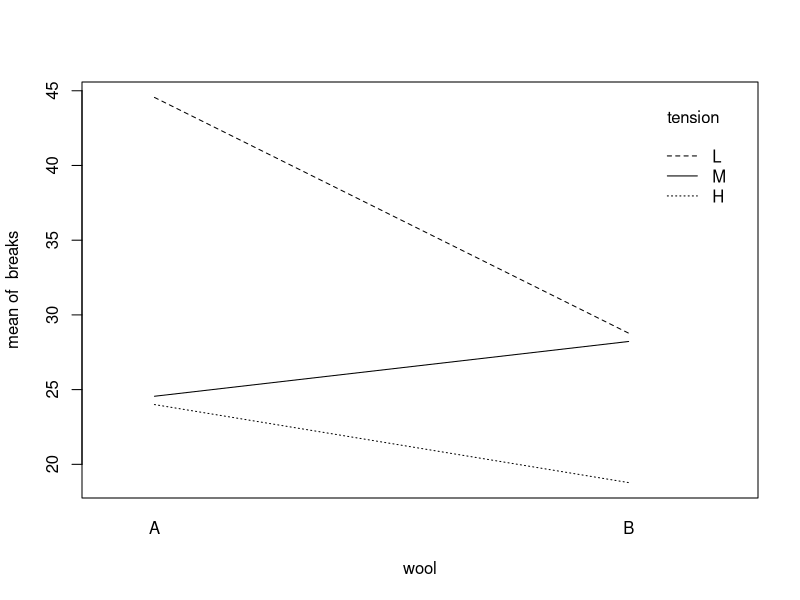
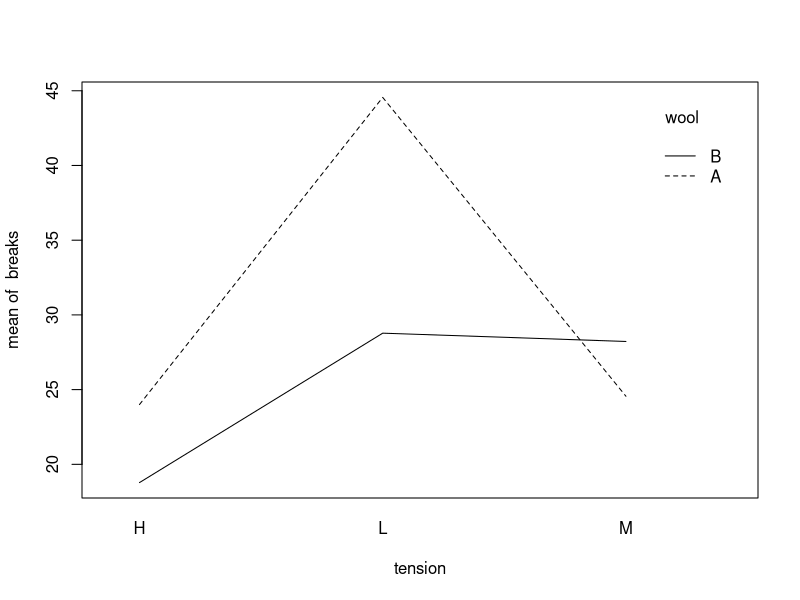
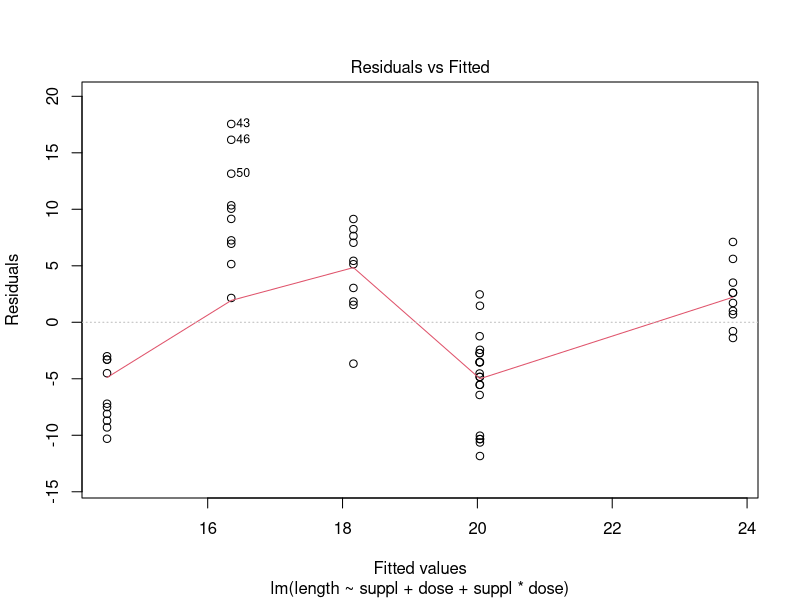
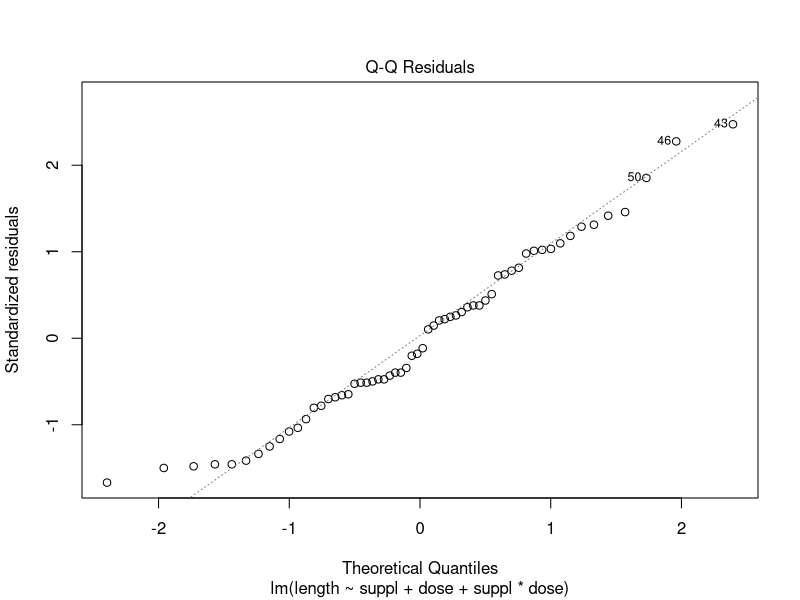
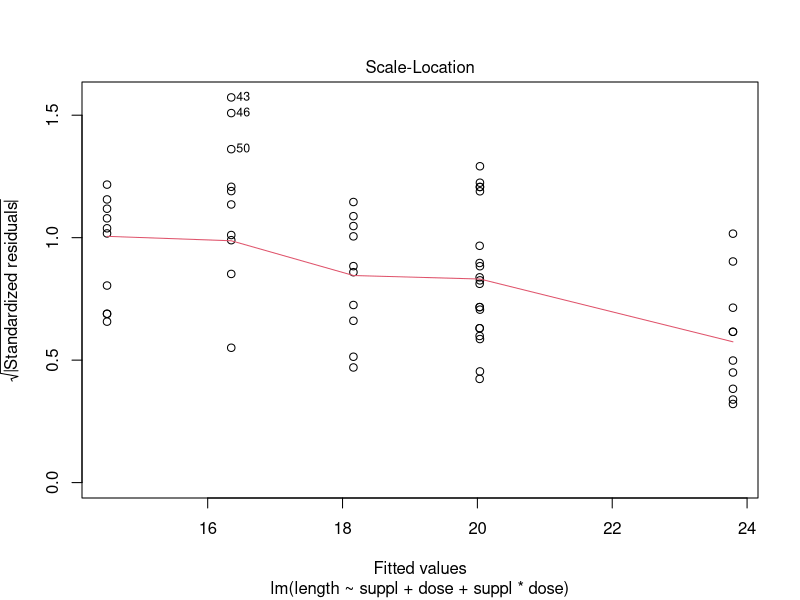
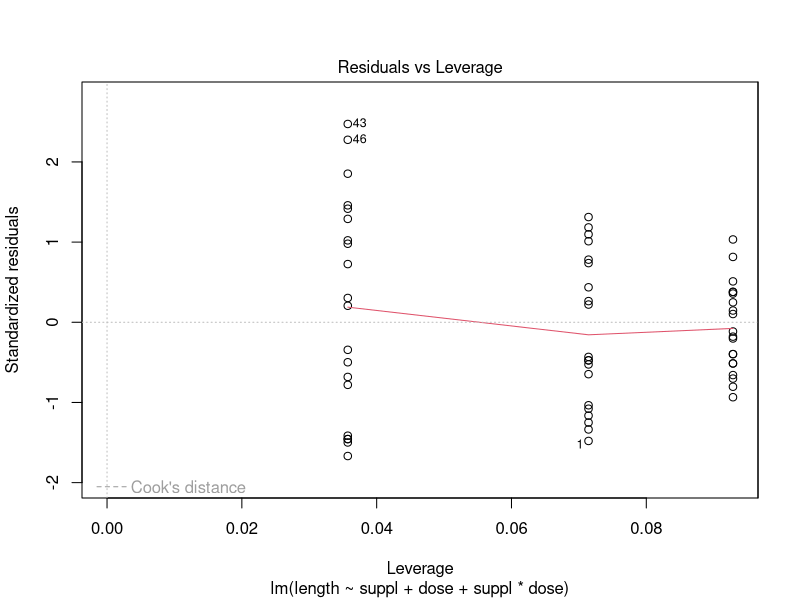
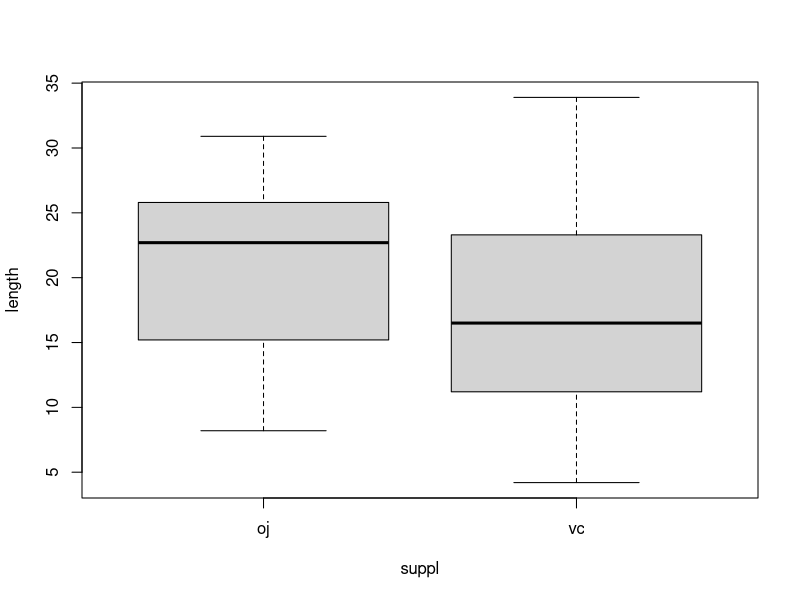
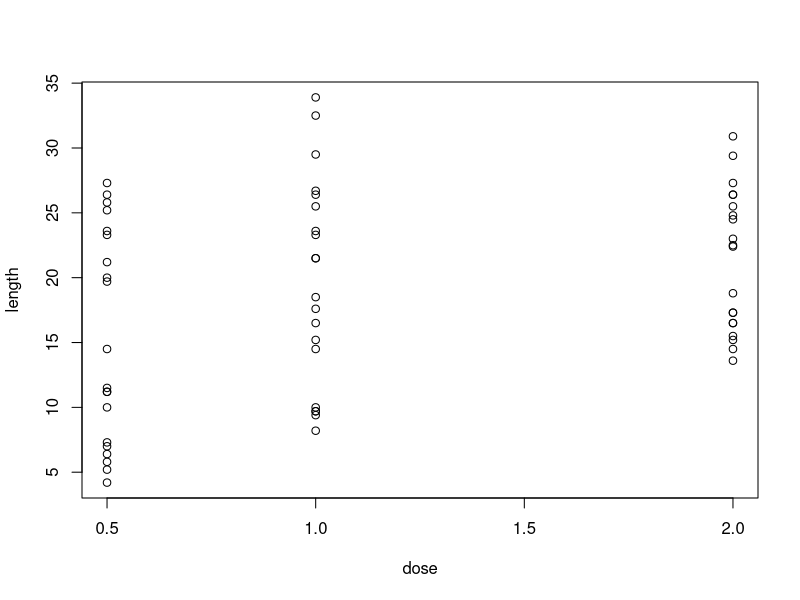

These figures' R source, in order:
#Q1
bright <- c(59.88,60.12,60.88,60.98,59.9,
            59.87,60.32,60.42,59.99,60.12,
            60.83,60.87,60.56,61,60.5,
            61.01,60.87,60.69,60.53,60.63)
operator <- c("A","A","A","A","A",
              "B","B","B","B","B",
              "C","C","C","C","C",
              "D","D","D","D","D")
model <- lm (bright ~ operator)
summary(model)

#Residuals:
#  Min     1Q Median     3Q    Max 
#-0.472 -0.220 -0.040  0.194  0.628 

#Coefficients:
#             Estimat Std. Error t value   Pr(>|t|)    
#(Intercept)  60.3520     0.1454 415.136   <2e-16 ***
#operatorB    -0.2080     0.2056  -1.012   0.3267    
#operatorC     0.4000     0.2056   1.946   0.0695 .  
#operatorD     0.3940     0.2056   1.916   0.0734 .  
#---
#  Signif. codes:  0 ‘***’ 0.001 ‘**’ 0.01 ‘*’ 0.05 ‘.’ 0.1 ‘ ’ 1

#Residual standard error: 0.3251 on 16 degrees of freedom
#Multiple R-squared:  0.4464,	Adjusted R-squared:  0.3426 
#F-statistic:   4.3 on 3 and 16 DF,  p-value: 0.02097

#   Ho:μA=μB=μC=μD
#   Ho:μA=/=μB=/=μC=/=μD
#      μA=/=μB=μC=μD     since p-value is 0.02097 < 0.05, we reject Ho

anova (model)

#Analysis of Variance Table

#Response: bright
#Df Sum Sq Mean Sq F value  Pr(>F)  
#operator   3 1.3633 0.45442  4.3001 0.02097 *
#  Residuals 16 1.6908 0.10567                  
#---
#  Signif. codes:  0 ‘***’ 0.001 ‘**’ 0.01 ‘*’ 0.05 ‘.’ 0.1 ‘ ’ 1

TukeyHSD(aov(bright~operator))

#Tukey multiple comparisons of means
#95% family-wise confidence level

#Fit: aov(formula = bright ~ operator)

#$operator
#diff         lwr       upr     p adj
#B-A -0.208 -0.79621621 0.3802162 0.7450627
#C-A  0.400 -0.18821621 0.9882162 0.2489941
#D-A  0.394 -0.19421621 0.9822162 0.2603189
#C-B  0.608  0.01978379 1.1962162 0.0415316
#D-B  0.602  0.01378379 1.1902162 0.0439458
#D-C -0.006 -0.59421621 0.5822162 0.9999907

#Q2
breaks <- c(26,30,54,25,70,52,51,26,67,
            27,14,29,19,29,31,41,20,44,
            18,21,29,17,12,18,35,30,36,
            42,26,19,16,39,28,21,39,29,
            36,21,24,18,10,43,28,15,26,
            20,21,24,17,13,15,15,16,28)
wool <- c("A","A","A","A","A","A","A","A","A",
          "B","B","B","B","B","B","B","B","B",
          "A","A","A","A","A","A","A","A","A",
          "B","B","B","B","B","B","B","B","B",
          "A","A","A","A","A","A","A","A","A",
          "B","B","B","B","B","B","B","B","B")
tension <- c("L","L","L","L","L","L","L","L","L",
             "M","M","M","M","M","M","M","M","M",
             "H","H","H","H","H","H","H","H","H",
             "L","L","L","L","L","L","L","L","L",
             "M","M","M","M","M","M","M","M","M",
             "H","H","H","H","H","H","H","H","H")
wool <- as.factor(wool)
is.factor(wool)

data_1 <- data.frame(wool,tension,breaks)

interaction.plot(wool,tension,breaks)
interaction.plot(tension,wool,breaks)

model <- lm(breaks~wool+tension+wool*tension)
summary(model)

#Residuals:
#  Min      1Q  Median      3Q     Max 
#-30.889  -9.750  -2.222   6.139 145.111 

#Coefficients:
#                Estimate Std. Error t value Pr(>|t|)    
#(Intercept)      42.889      8.248   5.200 4.07e-06 ***
#woolB           -24.111     11.664  -2.067   0.0441 *  
#tensionL          1.667     11.664   0.143   0.8870    
#tensionM        -18.222     11.664  -1.562   0.1248    
#woolB:tensionL    8.333     16.496   0.505   0.6157    
#woolB:tensionM   27.667     16.496   1.677   0.1000    
#---
#  Signif. codes:  0 ‘***’ 0.001 ‘**’ 0.01 ‘*’ 0.05 ‘.’ 0.1 ‘ ’ 1

#Residual standard error: 24.74 on 48 degrees of freedom
#Multiple R-squared:  0.1389,	Adjusted R-squared:  0.04919 
#F-statistic: 1.548 on 5 and 48 DF,  p-value: 0.1928
 
#even if the parent model (in this case, wool) is insignificant, we do not eliminate it

anova(model)

#Analysis of Variance Table

#Response: breaks
#              Df  Sum Sq Mean Sq F value Pr(>F)  
#wool          1  1980.2 1980.17  3.2343 0.0784 .
#tension       2   946.7  473.35  0.7731 0.4672  
#wool:tension  2  1813.0  906.50  1.4806 0.2377  
#Residuals    48 29387.8  612.25                 
#---
#  Signif. codes:  0 ‘***’ 0.001 ‘**’ 0.01 ‘*’ 0.05 ‘.’ 0.1 ‘ ’ 1

model_2 <- lm(breaks^{10}~wool+tension+wool*tension)
anova(model_2)

model_3 <- lm(1/breaks~wool+tension)
anova(model_3)

model_4 <- lm(1/breaks~tension)
anova(model_4)

TukeyHSD(aov(breaks~wool+tension+wool*tension))

#Q3
length <- c(4.2,11.5,7.3,5.8,6.4,10,11.2,11.2,5.2,7,
        15.2,21.5,17.6,9.7,14.5,10,8.2,9.4,16.5,9.7,
        16.5,16.5,15.2,17.3,22.5,17.3,13.6,14.5,18.8,15.5,
        19.7,23.3,23.6,26.4,20,25.2,25.8,21.2,14.5,27.3,
        23.6,18.5,33.9,25.5,26.4,32.5,26.7,21.5,23.3,29.5,
        25.5,26.4,22.4,24.5,24.8,30.9,26.4,27.3,29.4,23)

suppl <- c("vc","vc","vc","vc","vc","vc","vc","vc","vc","vc",
           "oj","oj","oj","oj","oj","oj","oj","oj","oj","oj",
           "vc","vc","vc","vc","vc","vc","vc","vc","vc","vc",
           "oj","oj","oj","oj","oj","oj","oj","oj","oj","oj",
           "vc","vc","vc","vc","vc","vc","vc","vc","vc","vc",
           "oj","oj","oj","oj","oj","oj","oj","oj","oj","oj")

dose <- c(0.5,0.5,0.5,0.5,0.5,0.5,0.5,0.5,0.5,0.5,
          1.0,1.0,1.0,1.0,1.0,1.0,1.0,1.0,1.0,1.0,
          2.0,2.0,2.0,2.0,2.0,2.0,2.0,2.0,2.0,2.0,
          0.5,0.5,0.5,0.5,0.5,0.5,0.5,0.5,0.5,0.5,
          1.0,1.0,1.0,1.0,1.0,1.0,1.0,1.0,1.0,1.0,
          2.0,2.0,2.0,2.0,2.0,2.0,2.0,2.0,2.0,2.0)

suppl <- as.factor(suppl)
data_2 <- data.frame(suppl,dose,length)

mod_2 <- lm(length~suppl+dose+suppl*dose)
plot(mod_2)

plot(length~suppl+dose+suppl*dose)
